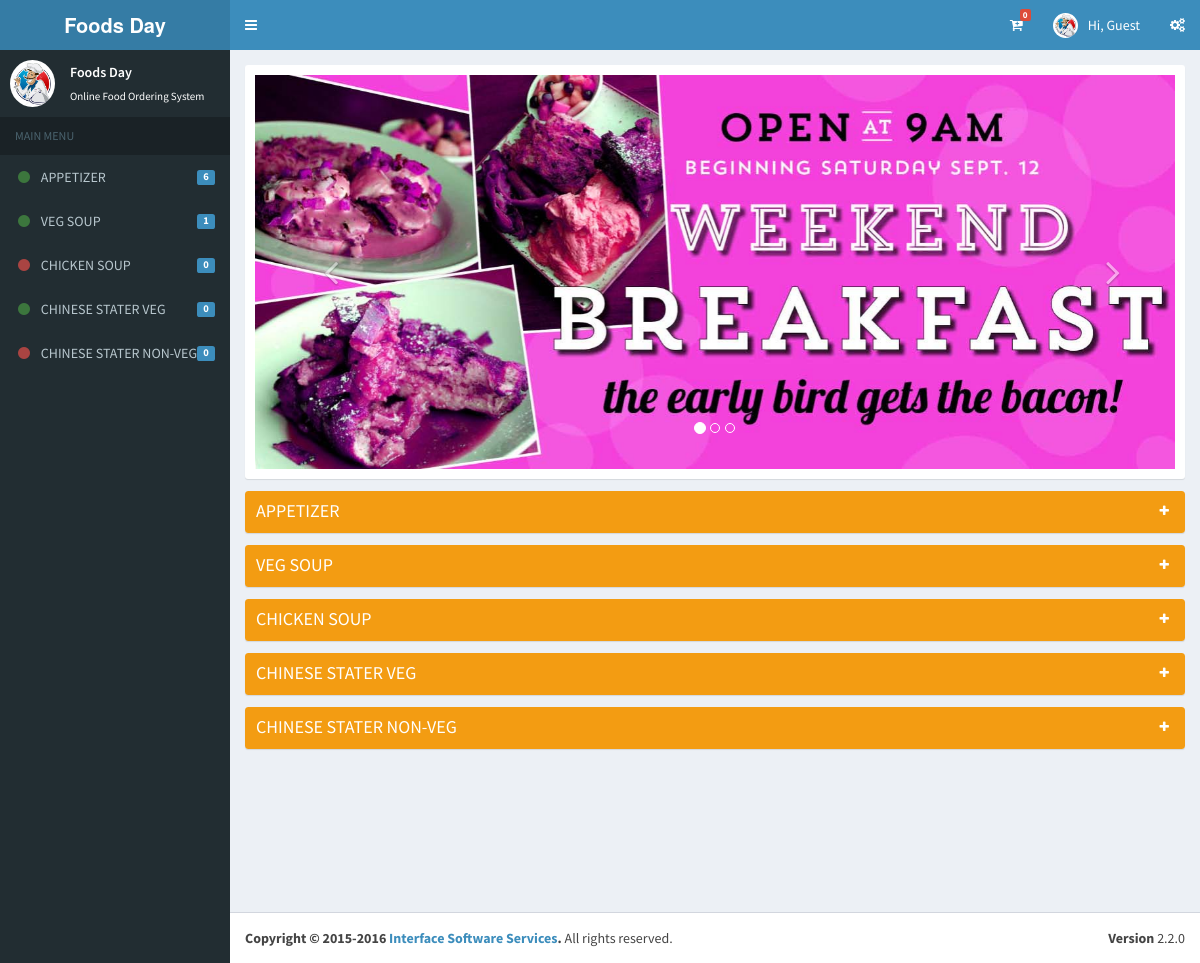
/project/royalfood/index2.php, run on the app's committed database.
### tables this page shows
CREATE TABLE IF NOT EXISTS `tbl_companydetails` (
  `company_id` int(11) NOT NULL,
  `company_name` varchar(50) NOT NULL,
  `company_address` varchar(500) NOT NULL,
  `company_email` varchar(50) NOT NULL,
  `company_mobile` varchar(50) NOT NULL,
  `company_landline` varchar(50) NOT NULL,
  `company_website` varchar(50) NOT NULL,
  `company_type` varchar(50) NOT NULL,
  `company_service` varchar(50) NOT NULL,
  `company_logo` varchar(150) NOT NULL
);

CREATE TABLE IF NOT EXISTS `tbl_itemdetails` (
  `itemid` int(11) NOT NULL,
  `itemname` varchar(50) NOT NULL,
  `itemtype` varchar(50) NOT NULL,
  `itemstatus` varchar(50) NOT NULL
);

CREATE TABLE IF NOT EXISTS `tbl_companybanner` (
  `company_bannerid` int(11) NOT NULL,
  `company_banner` varchar(150) NOT NULL,
  `company_id` int(11) NOT NULL
);

### project/royalfood/index2.php (the view, shortened to what this page needs)
<?php
  require_once __DIR__ . DIRECTORY_SEPARATOR . 'dbconfig.php';
?>
<!DOCTYPE html>
<html>
  <head>
    <link href="bootstrap/css/bootstrap.min.css" rel="stylesheet" type="text/css" />
    <link href="font-awesome-4.4.0/css/font-awesome.min.css" rel="stylesheet" type="text/css" />
    <link href="https://code.ionicframework.com/ionicons/2.0.1/css/ionicons.min.css" rel="stylesheet" type="text/css" />
    <link href="dist/css/AdminLTE.min.css" rel="stylesheet" type="text/css" />
    <link href="dist/css/skins/_all-skins.min.css" rel="stylesheet" type="text/css" />
  </head>
  <body class="skin-blue sidebar-mini">
    <div class="wrapper">
      <header class="main-header">
        <a href="index1.php" class="logo">
            <?php
                          $query='select * from  tbl_companydetails';
                          foreach ($conn->query($query) as $row){
                          ?>
          <span class="logo-lg"><b><?php echo $row['company_name']; ?></b></span>
           <?php } ?>
        </a>
        <nav class="navbar navbar-static-top" role="navigation">
          <a href="#" class="sidebar-toggle" data-toggle="offcanvas" role="button">
          </a>
          <div class="navbar-custom-menu">
            <ul class="nav navbar-nav">
              <li class="dropdown tasks-menu">
                <a  href="mycart.php" >
                  <i class="fa fa-cart-plus"></i>
                  <span class="label label-danger" id="cart-info">
                    <?php
                        if(isset($_SESSION["cart_products1"])){
                                echo count($_SESSION["cart_products1"]);
                        }else{
                                echo 0;
                        }
                    ?>
                </span>
                </a>
                </li>
              <li class="dropdown user user-menu">
                  <?php
                    $query="select company_logo,company_name,company_service,company_landline,company_mobile from tbl_companydetails";
                    foreach ($conn->query($query) as $row){
                    ?>
                <a href="#" class="dropdown-toggle" data-toggle="dropdown">
                  <img src="restaurantlogo/<?php echo $row['company_logo']; ?>" class="user-image" alt="User Image" />
                  <span class="hidden-xs">Hi, Guest</span>
                </a>
                     <?php } ?>
              </li>
              <li>
                <a href="#" data-toggle="control-sidebar"><i class="fa fa-gears"></i></a>
              </li>
            </ul>
          </div>
        </nav>
      </header>
      <aside class="main-sidebar">
        <section class="sidebar">
          <div class="user-panel">
            <div class="pull-left image">
              <img src="restaurantlogo/<?php echo $row['company_logo']; ?>" class="img-circle" alt="User Image" />
            </div>
            <div class="pull-left info">
              <p><?php echo $row['company_name']; ?></p>
              <a><?php echo $row['company_service']; ?></a>
            </div>
          </div>
          <ul class="sidebar-menu">
            <li class="header">MAIN MENU</li>
        <?php
                $newquery="select itemname,itemid from tbl_itemdetails where itemstatus='Active'";
                foreach($conn->query($newquery) as $itm){
                    $itemid=$itm['itemid'];
              ?>
            <li class="treeview">
              <a href="#">
                   <?php
                          $query="select itemtype from tbl_itemdetails where itemid='".$itemid."'";
                          foreach ($conn->query($query) as $row){
                          ?>
                  <?php
                              $itmtype= $row['itemtype'];
                              if($itmtype=='Veg'){
                          ?>
                <i class="fa fa-circle text-success"></i>
                 <?php } else if($itmtype=='Non-Veg'){ ?>
                 <i class="fa fa-circle text-danger"></i>
                  <?php } else if($itmtype=='Drinks'){ ?>
                 <i class="fa fa-circle text-info"></i>
                  <?php } ?>
                      <?php } ?>
                <span><?php echo $itm['itemname']; ?></span>
                 <?php
                        $newquery3="select IFNULL(count(subitemid),0) as count from tbl_subitemdetails where subitemstatus='Active' and itemid='".$itemid."'";
                        foreach ($conn->query($newquery3) as $itm1){
                        ?>
                <span class="label label-primary pull-right"><?php echo $itm1['count']; ?></span>
                 <?php } ?>
              </a>
            </li>
            <?php } ?>
        </ul>
        </section>
      </aside>
      <div class="content-wrapper">
        <section class="content">
          <div class="row">
            <div class="col-md-6" style="width:100%;">
              <div class="box box-solid">
                <div class="box-body">
                  <div id="carousel-example-generic" class="carousel slide" data-ride="carousel">
                    <ol class="carousel-indicators">
                      <li data-target="#carousel-example-generic" data-slide-to="0" class="active"></li>
                      <li data-target="#carousel-example-generic" data-slide-to="1" class=""></li>
                      <li data-target="#carousel-example-generic" data-slide-to="2" class=""></li>
                    </ol>
                    <div class="carousel-inner">
                       <?php
                            $imgquery1='select * from tbl_companybanner where company_bannerid=1';
                            foreach ($conn->query($imgquery1) as $imgrow1)
                            {
                        ?>
                      <div class="item active">
                          <img  src="restaurantbanner/<?php echo $imgrow1['company_banner']; ?>" alt="First slide" />
                        <div class="carousel-caption">
                        </div>
                      </div>
                        <?php } ?>
                    </div>
                    <a class="left carousel-control" href="#carousel-example-generic" data-slide="prev">
                      <span class="fa fa-angle-left"></span>
                    </a>
                    <a class="right carousel-control" href="#carousel-example-generic" data-slide="next">
                      <span class="fa fa-angle-right"></span>
                    </a>
                  </div>
                </div>
              </div>
            </div>
          </div>
                <div class="row" >
				  <?php
                    $newquery="select itemname,itemid from tbl_itemdetails where itemstatus='Active'";
                    foreach($conn->query($newquery) as $itm){
                  ?>
           <div class="col-md-3" style="width:100%; margin-top:-8px">
              <div class="box box-warning box-solid collapsed-box" >
                <div class="box-header with-border">
                  <h3 class="box-title" ><?php echo $itm['itemname']; ?></h3>
                  <div class="box-tools pull-right">
                    <button class="btn btn-box-tool" data-widget="collapse"><i class="fa fa-plus"></i></button>
                  </div>
                </div>
              </div>
            </div>
                <?php } ?>
          </div>
        </section>
      </div>
      <footer class="main-footer">
        <div class="pull-right hidden-xs">
          <b>Version</b> 2.2.0
        </div>
        <strong>Copyright &copy; 2015-2016 <a href="http://inss.in">Interface Software Services</a>.</strong> All rights reserved.
      </footer>
    </div>
  </body>
</html>

### data on the page
tbl_companydetails: company_name "Foods Day", company_logo (picture), company_service "Online Food Ordering System"
tbl_itemdetails: itemtype "Veg" (drawn), itemname "APPETIZER", count "6"
tbl_itemdetails: itemname "VEG SOUP", count "1"
tbl_itemdetails: itemtype "Non-Veg" (drawn), itemname "CHICKEN SOUP", count "0"
tbl_itemdetails: itemname "CHINESE STATER VEG", count "0"
tbl_itemdetails: itemname "CHINESE STATER NON-VEG", count "0"
tbl_companybanner: company_banner (picture)
